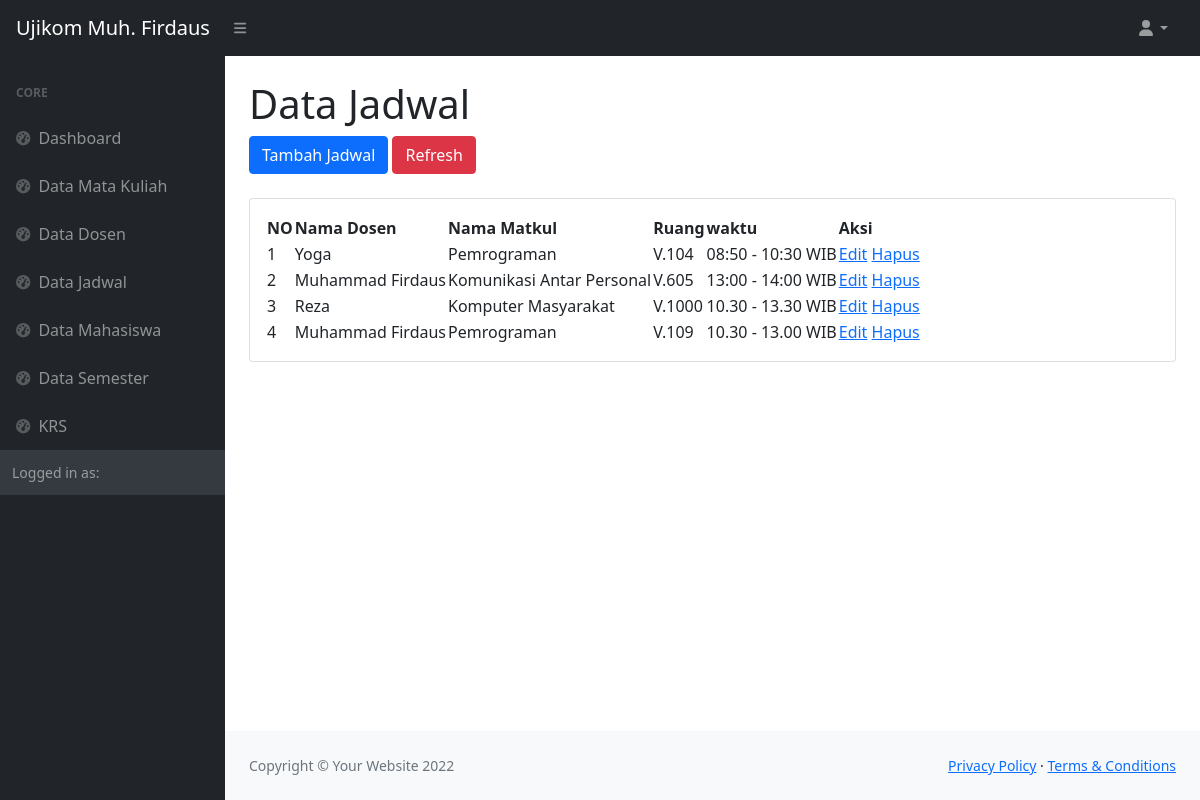
Screenshot of /pelatihanujikom/jadwal/index2.php with the database file from the repository.
### tables this page shows
CREATE TABLE `tbl_jadwal` (
  `id` int(11) NOT NULL,
  `kd_dosen` int(11) NOT NULL,
  `kd_matkul` int(11) NOT NULL,
  `ruang` varchar(20) NOT NULL,
  `waktu` varchar(20) NOT NULL
);

CREATE TABLE `tbl_dosen` (
  `kd_dosen` int(11) NOT NULL,
  `nama` varchar(50) NOT NULL,
  `alamat` text NOT NULL
);

CREATE TABLE `tbl_matkul` (
  `kd_matkul` int(11) NOT NULL,
  `nama` varchar(50) NOT NULL,
  `sks` int(11) NOT NULL
);

### pelatihanujikom/koneksi.php (called while the page is built, shortened)
<?php
class koneksi{
   public $koneksi;
   function __construct(){
       $this->koneksi=mysqli_connect("localhost","root","","db_pelatihan27");
   }
	function get_jadwal(){
       $data=$this->koneksi->query("SELECT j.id,j.kd_matkul, j.kd_dosen, j.ruang, j.waktu, m.nama as nama_matkul, d.nama as nama_dosen FROM tbl_jadwal j INNER JOIN tbl_matkul m ON m.kd_matkul=j.kd_matkul INNER JOIN tbl_dosen d ON d.kd_dosen=j.kd_dosen");
       return $data;
   }
}
 $data=new koneksi();

### pelatihanujikom/jadwal/index2.php (the view, shortened to what this page needs)
<?php
include '../koneksi.php';
?>
<!DOCTYPE html>
<html lang="en">
<head>
    <link href="https://cdn.jsdelivr.net/npm/simple-datatables@latest/dist/style.css" rel="stylesheet" />
    <link href="../css/styles.css" rel="stylesheet" />
</head>
<body class="sb-nav-fixed">
    <nav class="sb-topnav navbar navbar-expand navbar-dark bg-dark">
        <a class="navbar-brand ps-3" href="index.html">Ujikom Muh. Firdaus</a>
        <button class="btn btn-link btn-sm order-1 order-lg-0 me-4 me-lg-0" id="sidebarToggle" href="#!"><i class="fas fa-bars"></i></button>
        <ul class="navbar-nav ms-auto ms-md-0 me-3 me-lg-4">
            <li class="nav-item dropdown">
                <a class="nav-link dropdown-toggle" id="navbarDropdown" href="#" role="button" data-bs-toggle="dropdown" aria-expanded="false"><i class="fas fa-user fa-fw"></i></a>
            </li>
        </ul>
    </nav>
    <div id="layoutSidenav">
        <div id="layoutSidenav_nav">
            <nav class="sb-sidenav accordion sb-sidenav-dark" id="sidenavAccordion">
                <div class="sb-sidenav-menu">
                    <div class="nav">
                        <div class="sb-sidenav-menu-heading">Core</div>
                        <a class="nav-link" href="../index.php">
                            <div class="sb-nav-link-icon">
                                <i class="fas fa-tachometer-alt"></i>
                            </div>
                            Dashboard
                        </a>
                        <a class="nav-link" href="../matkul">
                            <div class="sb-nav-link-icon">
                                <i class="fas fa-tachometer-alt"></i>
                            </div>
                            Data Mata Kuliah
                        </a>
                        <a class="nav-link" href="../dosen">
                            <div class="sb-nav-link-icon">
                                <i class="fas fa-tachometer-alt"></i>
                            </div>
                            Data Dosen
                        </a>
                        <a class="nav-link" href="../jadwal">
                            <div class="sb-nav-link-icon">
                                <i class="fas fa-tachometer-alt"></i>
                            </div>
                            Data Jadwal
                        </a>
                        <a class="nav-link" href="index.html">
                            <div class="sb-nav-link-icon">
                                <i class="fas fa-tachometer-alt"></i>
                            </div>
                            Data Mahasiswa
                        </a>
                        <a class="nav-link" href="index.html">
                            <div class="sb-nav-link-icon">
                                <i class="fas fa-tachometer-alt"></i>
                            </div>
                            Data Semester
                        </a>
                        <a class="nav-link" href="index.html">
                            <div class="sb-nav-link-icon">
                                <i class="fas fa-tachometer-alt"></i>
                            </div>
                            KRS
                        </a>
                        <div class="sb-sidenav-footer">
                            <div class="small">Logged in as: <?php echo $_SESSION['username'] ?> </div>
                        </div>
            </nav>
        </div>
        <div id="layoutSidenav_content">
            <main>
                <div class="container-fluid px-4">
                    <h1 class="mt-4">Data Jadwal</h1>
                    <button type="submit" class="btn btn-primary" data-bs-toggle="modal" data-bs-target="#myModal">
                        Tambah Jadwal
                    </button>
                    <a href="index2.php" class="btn btn-danger"> Refresh </a>
                    <br>
                    <br>
                    <div class="card mb-4">
                        <div class="card-body">
                            <table id="datatablesSimple">
                                <thead>
                                    <tr>
                                        <th>NO</th>
                                        <th>Nama Dosen</th>
                                        <th>Nama Matkul</th>
                                        <th>Ruang</th>
                                        <th>waktu</th>
                                        <th>Aksi</th>
                                    </tr>
                                </thead>
                                <tbody>
                                    <?php
                                    $i = 1;
                                    $data_jadwal = $data->get_jadwal();
                                    while ($record = $data_jadwal->fetch_array()) { ?>
                                        <tr>
                                            <td><?php echo $i++ ?></td>
                                            <td><?php echo $record['nama_dosen'] ?></td>
                                            <td><?php echo $record['nama_matkul'] ?></td>
                                            <td><?php echo $record['ruang'] ?></td>
                                            <td><?php echo $record['waktu'] ?></td>
                                            <td>
                                                <a href="edit.php?id=<?php echo $record['id'] ?>">Edit</a>
                                                <a href="hapus.php?id=<?php echo $record['id'] ?>">Hapus</a>
                                            </td>
                                        </tr>
                                    <?php }
                                    ?>
                                </tbody>
                            </table>
                        </div>
                    </div>
                </div>
            </main>
            <footer class="py-4 bg-light mt-auto">
                <div class="container-fluid px-4">
                    <div class="d-flex align-items-center justify-content-between small">
                        <div class="text-muted">Copyright &copy; Your Website 2022</div>
                        <div>
                            <a href="#">Privacy Policy</a>
                            &middot;
                            <a href="#">Terms &amp; Conditions</a>
                        </div>
                    </div>
                </div>
            </footer>
        </div>
    </div>
</body>
</html>

### rows the page displays
tbl_jadwal: kd_dosen.nama "Yoga", kd_matkul.nama "Pemrograman", ruang "V.104", waktu "08:50 - 10:30 WIB"
tbl_jadwal: kd_dosen.nama "Muhammad Firdaus", kd_matkul.nama "Komunikasi Antar Personal", ruang "V.605", waktu "13:00 - 14:00 WIB"
tbl_jadwal: kd_dosen.nama "Reza", kd_matkul.nama "Komputer Masyarakat", ruang "V.1000", waktu "10.30 - 13.30 WIB"
tbl_jadwal: kd_dosen.nama "Muhammad Firdaus", kd_matkul.nama "Pemrograman", ruang "V.109", waktu "10.30 - 13.00 WIB"
